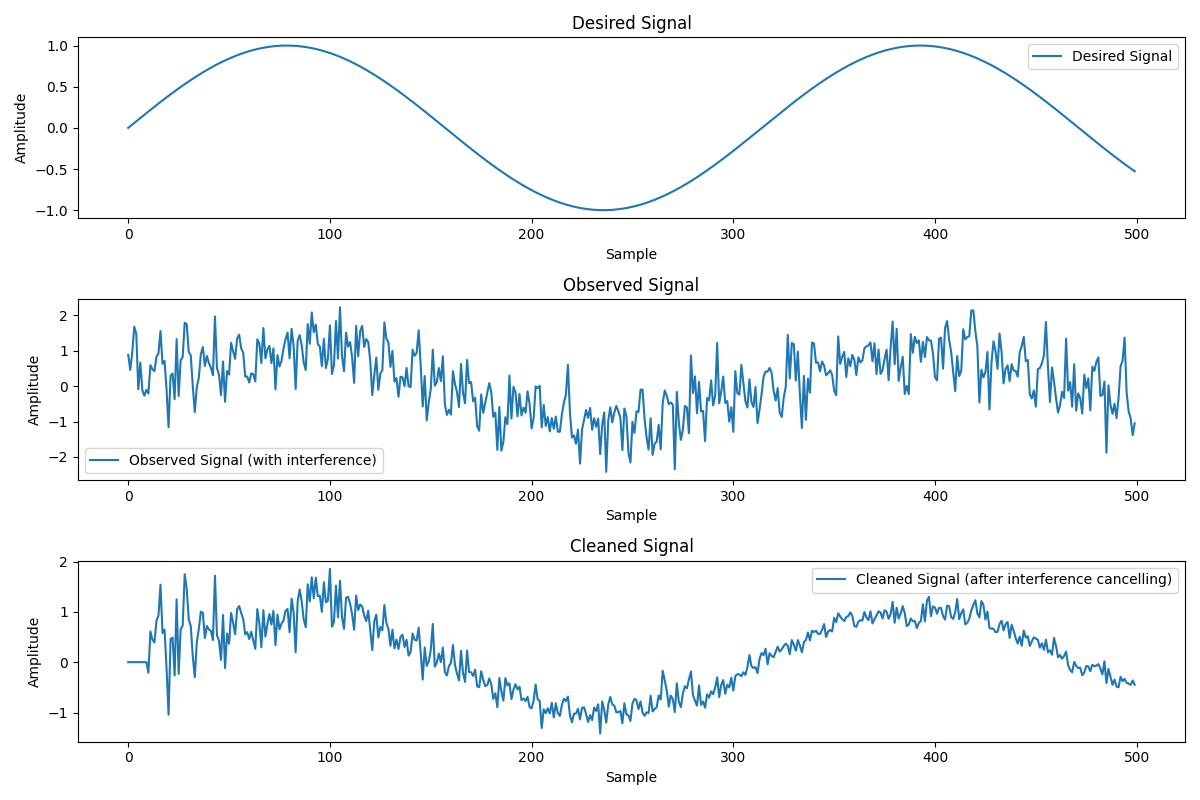

Generate this figure with Python:
import numpy as np
import matplotlib.pyplot as plt

def lms_interference_cancelling(d, x, mu, num_coeffs):
    n_samples = len(d)
    w = np.zeros(num_coeffs)  # フィルタ係数の初期化
    y = np.zeros(n_samples)   # 出力信号の初期化
    e = np.zeros(n_samples)   # エラー信号の初期化

    # LMSアルゴリズムによる干渉キャンセリング
    for n in range(num_coeffs, n_samples):
        x_n = x[n:n-num_coeffs:-1]  # 現在の入力ベクトル
        y[n] = np.dot(w, x_n)       # フィルタの出力（予測干渉信号）
        e[n] = d[n] - y[n]          # エラー信号（干渉キャンセリング後の信号）
        w += 2 * mu * e[n] * x_n    # フィルタ係数の更新

    return y, e, w

# データの生成
np.random.seed(0)
n_samples = 500
num_coeffs = 10

# 望ましい信号（例: 音声信号）
desired_signal = np.sin(0.02 * np.arange(n_samples))

# 干渉信号（例: 高周波ノイズ）
interference_signal = 0.5 * np.sin(0.5 * np.arange(n_samples)) + 0.5 * np.random.randn(n_samples)

# 観測信号（望ましい信号 + 干渉信号）
observed_signal = desired_signal + interference_signal

# 参照信号（干渉信号の一部）
reference_signal = interference_signal + 0.1 * np.random.randn(n_samples)

# LMSアルゴリズムを使用した干渉キャンセリング
mu = 0.01  # ステップサイズ
predicted_interference, cleaned_signal, w = lms_interference_cancelling(observed_signal, reference_signal, mu, num_coeffs)

# 結果のプロット
plt.figure(figsize=(12, 8))

# 望ましい信号
plt.subplot(3, 1, 1)
plt.plot(desired_signal, label='Desired Signal')
plt.title('Desired Signal')
plt.xlabel('Sample')
plt.ylabel('Amplitude')
plt.legend()

# 観測信号
plt.subplot(3, 1, 2)
plt.plot(observed_signal, label='Observed Signal (with interference)')
plt.title('Observed Signal')
plt.xlabel('Sample')
plt.ylabel('Amplitude')
plt.legend()

# 干渉キャンセリング後の信号
plt.subplot(3, 1, 3)
plt.plot(cleaned_signal, label='Cleaned Signal (after interference cancelling)')
plt.title('Cleaned Signal')
plt.xlabel('Sample')
plt.ylabel('Amplitude')
plt.legend()

plt.tight_layout()
plt.show()
